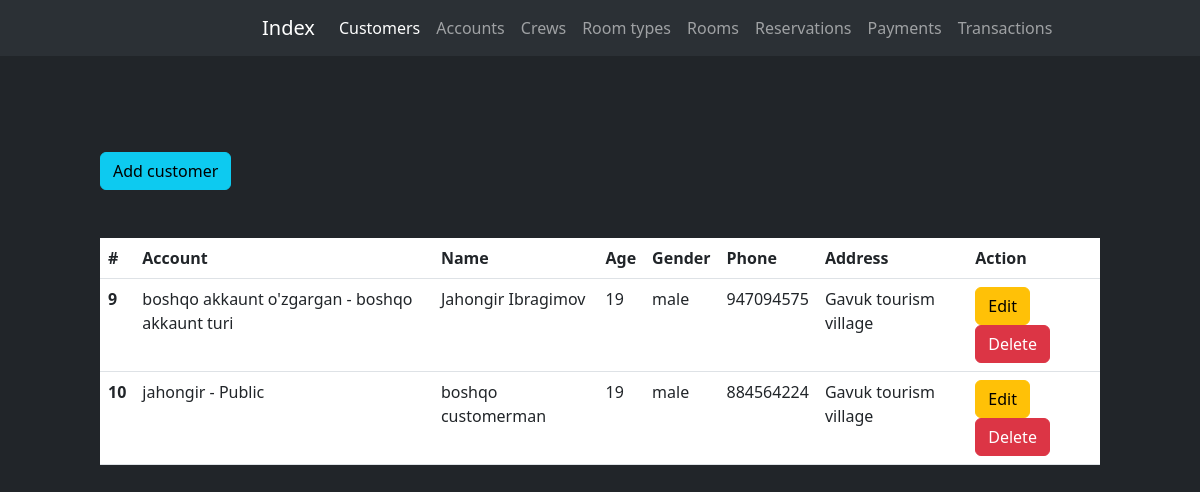
Before: /customers/ with the older database file.
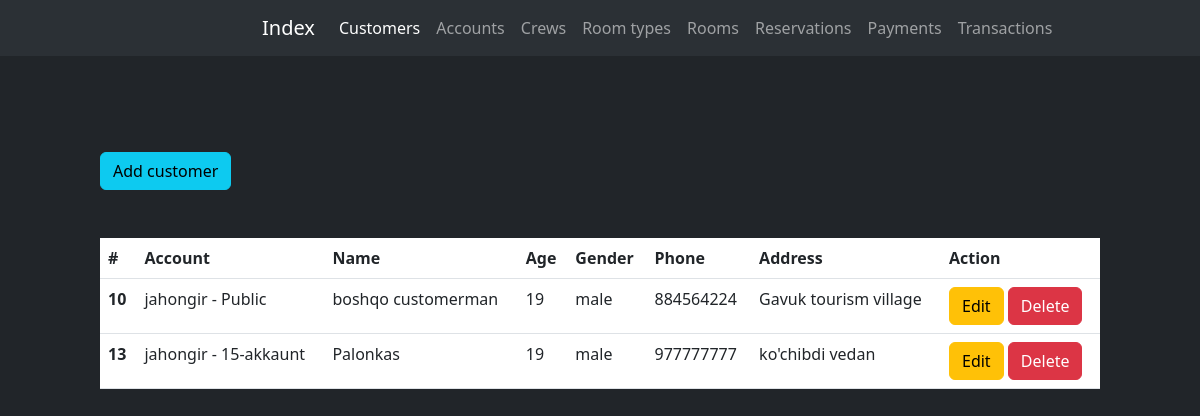
After: the same page with the newer database file.
### reservation/models.py (models this page shows, shortened)
class Customers(models.Model):
    MALE = 'male'
    FEMALE = 'female'
    OTHER = 'other'
    GENDER = (
        (MALE, 'Male'),
        (FEMALE, 'Female'),
        (OTHER, 'Other')
    )
    account = models.OneToOneField(Accounts, on_delete=models.CASCADE, verbose_name="Account", related_name="account")
    name = models.CharField(max_length=255, verbose_name="Customer name")
    age = models.PositiveIntegerField(verbose_name="Customer age")
    gender = models.CharField(max_length=10, verbose_name="Customer gender", choices=GENDER, default=OTHER)
    contact_number = models.CharField(max_length=100, verbose_name="Customer phone number")
    address = models.TextField(verbose_name="Customer address")
    class Meta:
        verbose_name_plural = "Customers"

class Accounts(models.Model):
    type = models.CharField(max_length=255, verbose_name="Account type")
    username = models.CharField(max_length=255, verbose_name="Username")
    password = models.CharField(max_length=50, verbose_name="Password")
    def __str__(self):
        return f'{self.username} - {self.type}'
    class Meta:
        verbose_name_plural = "Accounts"

### reservation/views.py (the view)
# urls.py: path('customers/', customers, name='customers'),
def customers(request):
    customers = Customers.objects.all()
    return render(request=request, template_name='reservation/customers.html', context={"customers": customers})

### templates/reservation/customers.html (shortened to what this page needs)
{% extends 'navbar.html' %}
{% load crispy_forms_tags %}
{% block content %}
<div class="col-md-10 offset-1 my-5">
    <a href="{% url 'add_customer' %}" class="btn btn-info my-5">Add customer</a>
    <table class="table text-light">
        <thead>
            <tr>
                <th scope="col">#</th>
                <th scope="col">Account</th>
                <th scope="col">Name</th>
                <th scope="col">Age</th>
                <th scope="col">Gender</th>
                <th scope="col">Phone</th>
                <th scope="col">Address</th>
                <th scope="col">Action</th>
            </tr>
        </thead>
        <tbody>
            {% for customer in customers %}
            <tr>
                <th scope="row">{{ customer.id }}</th>
                <td>{{ customer.account }}</td>
                <td>{{ customer.name }}</td>
                <td>{{ customer.age }}</td>
                <td>{{ customer.gender }}</td>
                <td>{{ customer.contact_number }}</td>
                <td>{{ customer.address }}</td>
                <td>
                    <a href="{% url 'update_customer' customer.id %}" class="btn btn-warning">Edit</a>
                    <a href="{% url 'delete_customer' customer.id %}" class="btn btn-danger">Delete</a>
                </td>
            </tr>
            {% endfor %}
        </tbody>
    </table>
</div>
{% endblock content %}

Changed rows visible on the page:
removed Customers: id "9", account "boshqo akkaunt o'zgargan - boshqo akkaunt turi", name "Jahongir Ibragimov", age "19", gender "male", contact_number "947094575", address "Gavuk tourism village"
added Customers: id "13", account "jahongir - 15-akkaunt", name "Palonkas", age "19", gender "male", contact_number "977777777", address "ko'chibdi vedan"
